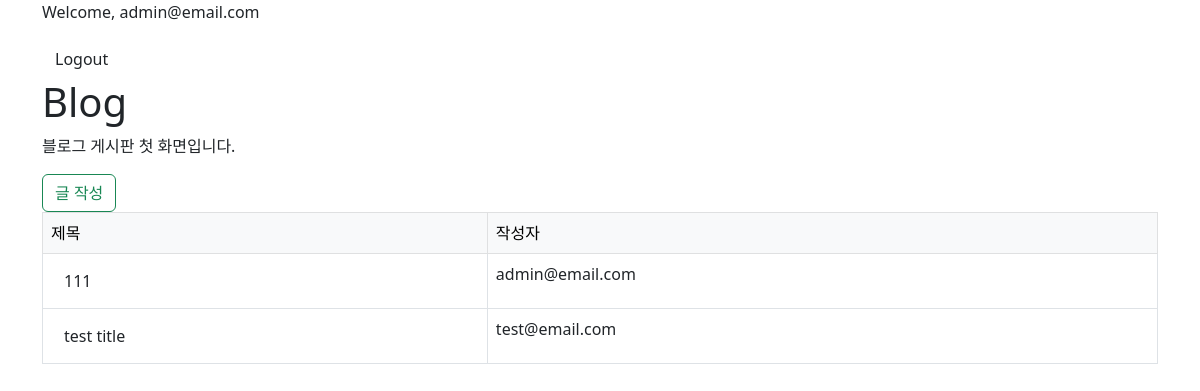
/blog/ (signed in), run on the app's committed database.
### user/models.py (models this page shows)
class User(AbstractUser):
    username = None
    email = models.EmailField(unique=True, max_length=255)
    name = models.CharField(max_length=50, null=True, blank=True)
    is_staff = models.BooleanField(default=False)
    is_superuser = models.BooleanField(default=False)
    is_active = models.BooleanField(default=True)
    last_login = models.DateTimeField(null=True, blank=True)
    date_joined = models.DateTimeField(auto_now_add=True)
    USERNAME_FIELD = 'email'
    EMAIL_FIELD = 'email'
    REQUIRED_FIELDS = []
    objects = UserManager()

### blog/models.py (models this page shows)
class Post(models.Model):
    title = models.CharField(max_length=30)
    content = models.TextField()
    writer = models.ForeignKey(User, on_delete=models.CASCADE)
    created_at = models.DateTimeField(auto_now_add=True)
    updated_at = models.DateTimeField(auto_now=True)

### blog/views.py (the view)
# urls.py: path('', views.Index.as_view(), name='list'), # /blog/
class Index(View):
    def get(self, request):
        post_objs = Post.objects.all()
        context = {
            'posts': post_objs,
            'title': 'Blog'
        }
        return render(request, 'blog/post_list.html', context)

### blog/templates/blog/post_list.html (shortened to what this page needs)
{% extends 'base.html' %}
{% block content %}
  <p>블로그 게시판 첫 화면입니다.</p>
  <form action="{% url 'blog:write' %}" method="get">
    <input type="submit" value="글 작성" class="btn btn-outline-success">
  </form>
  {% if posts %}
    <table class="table table-bordered">
      <thead class="table-light">
        <tr>
          <td>제목</td>
          <td>작성자</td>
        </tr>
      </thead>
      <tbody>
        {% for post in posts %}
          <tr>
            <td>
              <a href="{% url 'blog:detail' pk=post.pk %}" class="btn">{{ post.title }}</a>
            </td>
            <td>{{ post.writer }}</td>
          </tr>
        {% endfor %}
      </tbody>
    </table>
  {% else %}
    <p>작성된 게시물이 없습니다.</p>
  {% endif %}
{% endblock %}

### templates/base.html (shortened to what this page needs)
<!DOCTYPE html>
<html lang="ko">
  <head>
    <link href="https://cdn.jsdelivr.net/npm/bootstrap@5.2.3/dist/css/bootstrap.min.css" rel="stylesheet"/>
  </head>
  <body>
    <div class="container">
      {% if user.is_authenticated %}
        <p>Welcome,
          {{ user.email }}</p>
        <a href="{% url 'user:logout' %}" class='btn'>Logout</a>
      {% else %}
        <p>Please, Login</p>
        <a href="{% url 'user:login' %}" class='btn'>Login</a>
      {% endif %}
      <h1>Blog</h1>
      {% block content %}{% endblock %}
    </div>
  </body>
</html>

### data on the page
User: email "admin@email.com"
Post: title "111", writer "admin@email.com"
Post: title "test title", writer "test@email.com"
